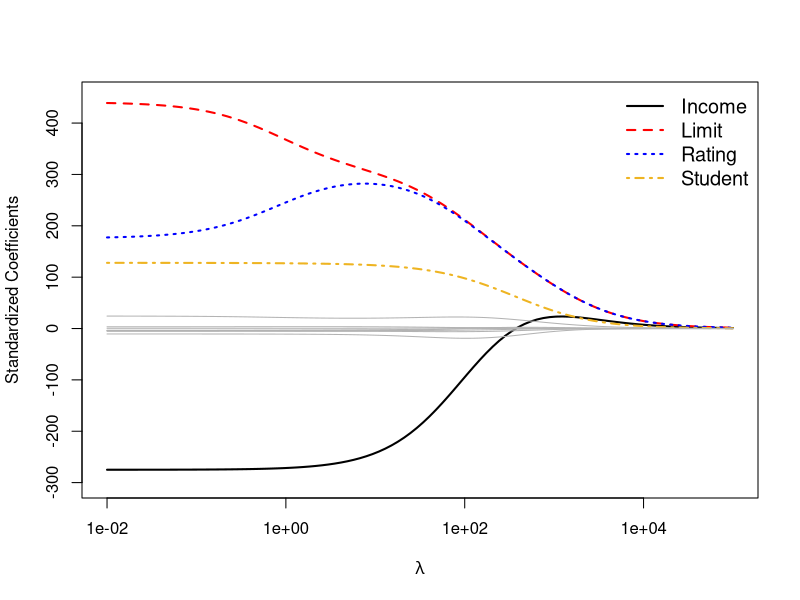
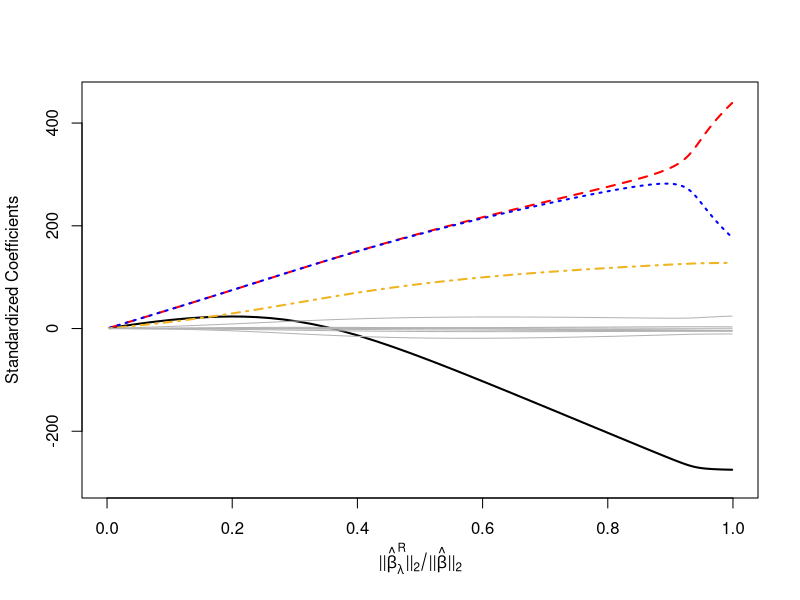

Write the R code that produced these figures, in order. (Note: this script raises an error after producing the figures.)
## ---- chunk 1
library(knitr)
opts_chunk$set(echo = TRUE, message = FALSE, warning = FALSE)
## ---- chunk 2
# for lm.ridge
library(MASS)
## ---- chunk 3
# Load data and convert categorical Yes/No flags to 0/1 dummies
data <- read.csv("credit_data.csv")

data$Student <- ifelse(data$Student == "Yes", 1, 0)
data$Own     <- ifelse(data$Own     == "Yes", 1, 0)
data$Married <- ifelse(data$Married == "Yes", 1, 0)
## ---- chunk 4
# Build Region indicators and bind them to the main data frame
region_dummies <- model.matrix(~ Region - 1, data = data)
data <- cbind(data[ , !(names(data) %in% "Region")], region_dummies)
## ---- chunk 5
# Define predictor matrix X and response vector Y
X <- dplyr::select(
  data, Income, Limit, Rating, Cards, Age, Education, Own, Student, 
  Married, RegionEast, RegionWest, RegionSouth
)
Y <- data$Balance

# Standardize predictors to mean 0, variance 1
X_standardized <- scale(X)
X_std <- as.data.frame(X_standardized)
## ---- chunk 6
# Ridge coefficients for a chosen penalty lambda with no intercept (keep all dummies)
compute_coefficients <- function(lambda, X, y) {
  ridge_fit <- lm.ridge(y ~ as.matrix(X) - 1, lambda = lambda)
  coef(ridge_fit)
}

# OLS coefficients with no intercept (keep all dummies)
compute_ols <- function(X, y) {
  df <- data.frame(y = y, X)
  fit <- lm(y ~ . - 1, data = df)
  b <- coef(fit)
  b[colnames(X)]
}
## ---- chunk 7
ols_coefficients <- compute_ols(X_std, Y)
## ---- chunk 8
# Log-spaced lambda grid
lambdas <- 10^seq(-2, 5, length.out = 100)

# Collect ridge coefficients for every lambda
coefficients <- sapply(lambdas, function(lambda) {
  compute_coefficients(lambda, X_std, Y)
})

# Clean up into a data frame
df <- t(coefficients)
colnames(df) <- gsub("as\\.matrix\\(X\\)", "", colnames(df))
df <- cbind(lambda = lambdas, df)
df <- as.data.frame(df)
## ---- chunk 9
# Ridge ℓ2 norm per lambda
ridge_norms <- apply(df[, !(names(df) %in% "lambda")], 1,
                     function(row) sqrt(sum(row^2)))

# OLS ℓ2 norm (drop NA caused by omitted dummy)
ols_norm <- sqrt(sum(ols_coefficients^2, na.rm = TRUE))

# Attach the ridge/OLS norm ratio to the data frame
df$norm_ratio <- ridge_norms / ols_norm
## ---- chunk 10
if (!dir.exists("figures")) dir.create("figures")
## ---- chunk 11
plot(df$lambda, df$Income, type = "l", log = "x", lwd = 2,
     ylim = c(-300, 450), col = "black",
     xlab = expression(lambda),
     ylab = "Standardized Coefficients",
     xaxt = "n", yaxt = "n")
axis(side = 1, at = c(0.01, 1, 100, 10000),
     labels = c("1e-02", "1e+00", "1e+02", "1e+04"))
axis(side = 2, at = seq(-300, 400, by = 100),
     labels = seq(-300, 400, by = 100))

# Highlighted series
lines(df$lambda, df$Limit,   col = "red",        lty = 2, lwd = 2)
lines(df$lambda, df$Rating,  col = "blue",       lty = 3, lwd = 2)
lines(df$lambda, df$Student, col = "goldenrod2", lty = 4, lwd = 2)

# Remaining predictors in gray
lines(df$lambda, df$Cards,       col = "grey70")
lines(df$lambda, df$Age,         col = "grey70")
lines(df$lambda, df$Education,   col = "grey70")
lines(df$lambda, df$Own,         col = "grey70")
lines(df$lambda, df$Married,     col = "grey70")
lines(df$lambda, df$RegionEast,  col = "grey70")
lines(df$lambda, df$RegionWest,  col = "grey70")
lines(df$lambda, df$RegionSouth, col = "grey70")

legend("topright",
       legend = c("Income", "Limit", "Rating", "Student"),
       col = c("black", "red", "blue", "goldenrod2"),
       lty = c(1, 2, 3, 4),
       lwd = 2,
       bty = "n",
       cex = 1.2)
## ---- chunk 12
df_ratio <- df[order(df$norm_ratio), ]

plot(df_ratio$norm_ratio, df_ratio$Income, type = "l", lwd = 2,
     xlim = c(0, 1), ylim = c(-300, 450), col = "black",
     xlab = expression("||" * hat(beta)[lambda]^R * "||"[2] / "||" * hat(beta) * "||"[2]),
     ylab = "Standardized Coefficients")

lines(df_ratio$norm_ratio, df_ratio$Limit,   col = "red",        lty = 2, lwd = 2)
lines(df_ratio$norm_ratio, df_ratio$Rating,  col = "blue",       lty = 3, lwd = 2)
lines(df_ratio$norm_ratio, df_ratio$Student, col = "goldenrod2", lty = 4, lwd = 2)

lines(df_ratio$norm_ratio, df_ratio$Cards,       col = "grey70")
lines(df_ratio$norm_ratio, df_ratio$Age,         col = "grey70")
lines(df_ratio$norm_ratio, df_ratio$Education,   col = "grey70")
lines(df_ratio$norm_ratio, df_ratio$Own,         col = "grey70")
lines(df_ratio$norm_ratio, df_ratio$Married,     col = "grey70")
lines(df_ratio$norm_ratio, df_ratio$RegionEast,  col = "grey70")
lines(df_ratio$norm_ratio, df_ratio$RegionWest,  col = "grey70")
lines(df_ratio$norm_ratio, df_ratio$RegionSouth, col = "grey70")
## ---- chunk 13
knitr::include_graphics("figures/figure_6.14.jpg")
## ---- chunk 14
knitr::include_graphics("figures/figure_6.15.jpg")
